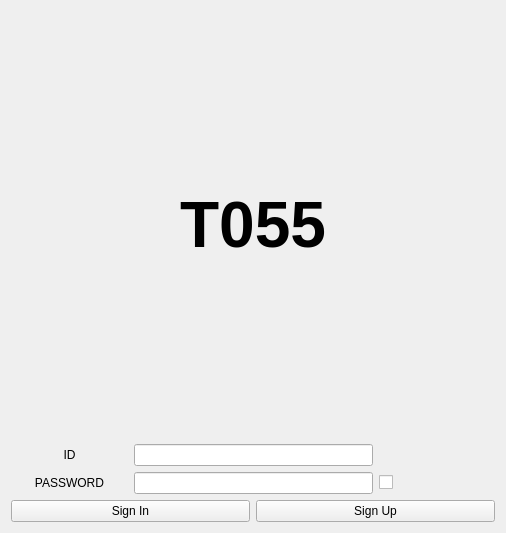
<?xml version="1.0" encoding="UTF-8"?>
<ui version="4.0">
 <class>LoginPage</class>
 <widget class="QWidget" name="LoginPage">
  <property name="geometry">
   <rect>
    <x>0</x>
    <y>0</y>
    <width>506</width>
    <height>533</height>
   </rect>
  </property>
  <property name="windowTitle">
   <string>Form</string>
  </property>
  <layout class="QVBoxLayout" name="verticalLayout_2">
   <item>
    <layout class="QVBoxLayout" name="verticalLayout">
     <item>
      <widget class="QLabel" name="label">
       <property name="font">
        <font>
         <pointsize>48</pointsize>
         <bold>true</bold>
        </font>
       </property>
       <property name="text">
        <string>T055</string>
       </property>
       <property name="alignment">
        <set>Qt::AlignmentFlag::AlignCenter</set>
       </property>
      </widget>
     </item>
     <item>
      <layout class="QGridLayout" name="gridLayout" columnstretch="0,0,0,0">
       <item row="0" column="0">
        <widget class="QLabel" name="label_2">
         <property name="layoutDirection">
          <enum>Qt::LayoutDirection::LeftToRight</enum>
         </property>
         <property name="text">
          <string>ID</string>
         </property>
         <property name="alignment">
          <set>Qt::AlignmentFlag::AlignCenter</set>
         </property>
        </widget>
       </item>
       <item row="1" column="3">
        <widget class="QCheckBox" name="pw_checkBox">
         <property name="text">
          <string/>
         </property>
         <property name="icon">
          <iconset resource="resources.qrc">
           <normaloff>:/resources/hidden1.png</normaloff>
           <normalon>:/resources/eye.png</normalon>:/resources/hidden1.png</iconset>
         </property>
         <property name="checked">
          <bool>false</bool>
         </property>
        </widget>
       </item>
       <item row="1" column="0">
        <widget class="QLabel" name="label_3">
         <property name="text">
          <string>PASSWORD</string>
         </property>
         <property name="alignment">
          <set>Qt::AlignmentFlag::AlignCenter</set>
         </property>
        </widget>
       </item>
       <item row="0" column="1" colspan="2">
        <widget class="QLineEdit" name="id_lineEdit"/>
       </item>
       <item row="1" column="1" colspan="2">
        <widget class="QLineEdit" name="pw_lineEdit">
         <property name="inputMethodHints">
          <set>Qt::InputMethodHint::ImhHiddenText|Qt::InputMethodHint::ImhNoAutoUppercase|Qt::InputMethodHint::ImhNoPredictiveText|Qt::InputMethodHint::ImhSensitiveData</set>
         </property>
        </widget>
       </item>
       <item row="2" column="2" colspan="2">
        <widget class="QPushButton" name="pushButton">
         <property name="text">
          <string>Sign Up</string>
         </property>
        </widget>
       </item>
       <item row="2" column="0" colspan="2">
        <widget class="QPushButton" name="login_btn">
         <property name="text">
          <string>Sign In</string>
         </property>
        </widget>
       </item>
      </layout>
     </item>
    </layout>
   </item>
  </layout>
 </widget>
 <resources>
  <include location="resources.qrc"/>
 </resources>
 <connections/>
</ui>
